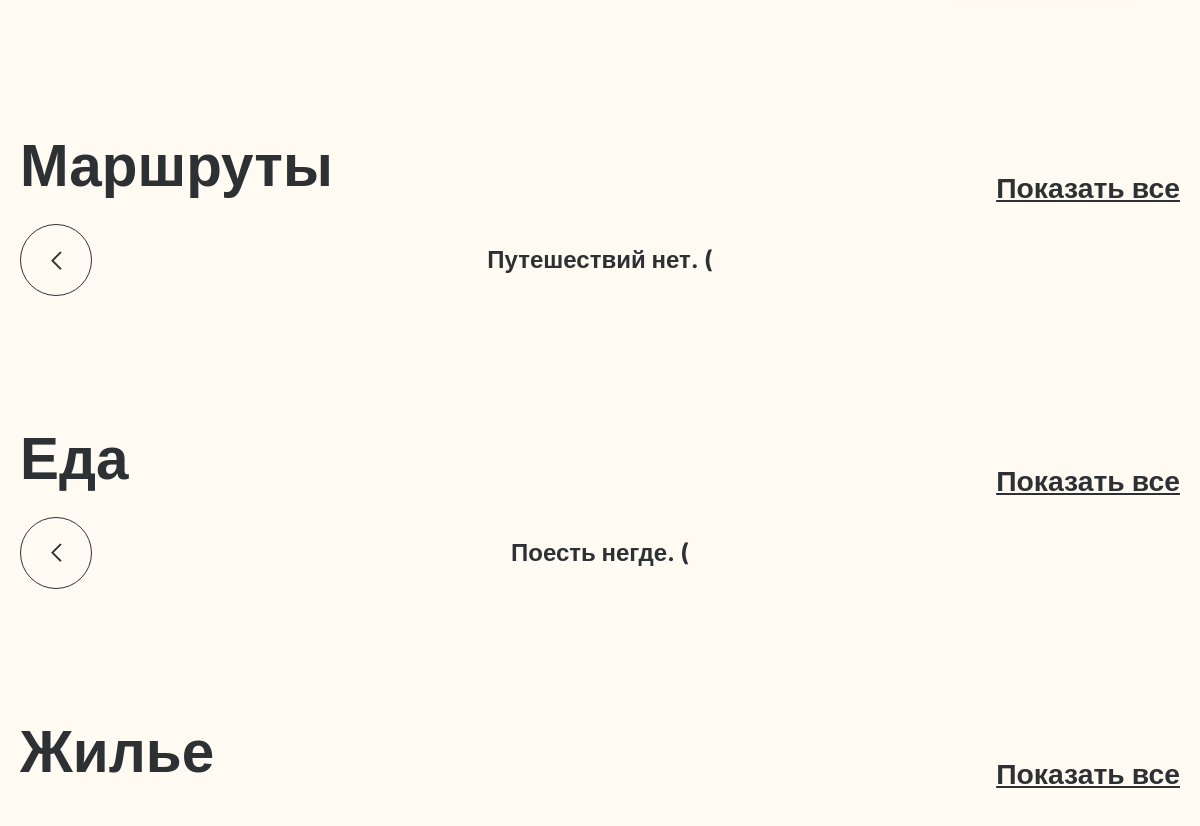
The app's page / (middle part), older data.
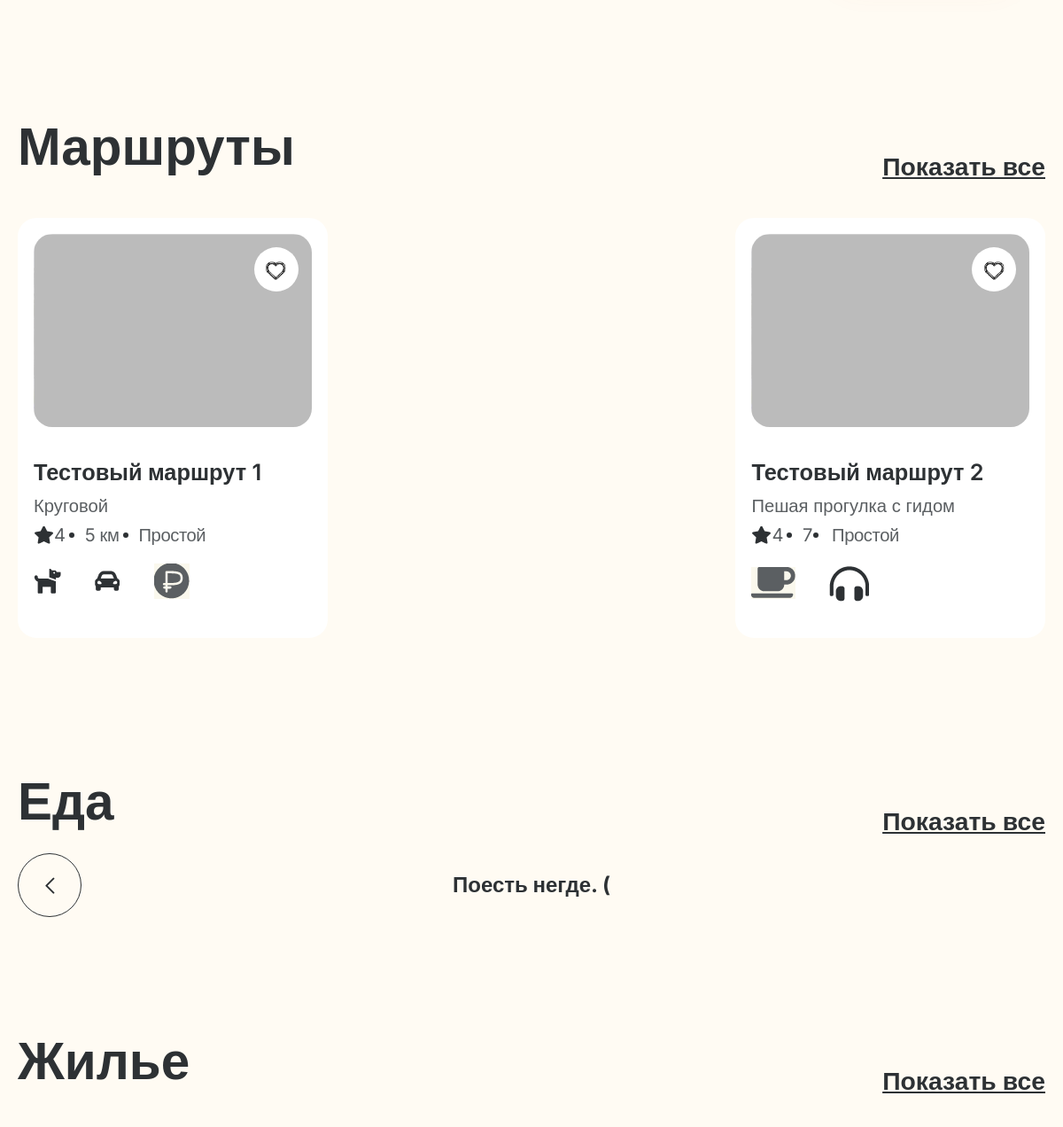
The same page, newer data.
### travels/models.py (models this page shows, shortened)
class Route(models.Model):
    name = models.CharField(unique=False, max_length=100, verbose_name="Название")
    region = models.ForeignKey(Region, on_delete=models.CASCADE, blank=True, null=True, verbose_name="Регион")
    type = models.ForeignKey(RouteType, on_delete=models.CASCADE, verbose_name="Тип маршрута", blank=True, null=True)
    level = models.ForeignKey(Level, on_delete=models.CASCADE, verbose_name="Уровень маршрута", blank=True, null=True)
    rating = models.FloatField(default=4.5, verbose_name="Рейтинг")
    route_len = models.CharField(blank=True, max_length=100, verbose_name="Длина маршрута")
    elevation = models.CharField(blank=True, max_length=100, verbose_name="Подъем")
    video_link = models.CharField(blank=True, max_length=500, verbose_name="Ссылка на видео о маршруте")
    tags = models.ManyToManyField(Tags, through='RouteTags', blank=True, verbose_name="Теги")
    image = models.ImageField(default='blank_preview.png', upload_to='images/', blank=True, verbose_name="Изображение")
    preview_small = models.ImageField(default='blank_preview.png', upload_to='images/small/', blank=True, verbose_name="Превью маленькое")
    preview_big = models.ImageField(default='default_hero.png', upload_to='images/big/', blank=True, verbose_name="Превью большое")
    map_image = models.ImageField(default='default_map.png', upload_to='images/map/', blank=True, verbose_name="Карта")
    exp_points = models.IntegerField(default=0, null=True, verbose_name="Очки опыта")
    bonuses = models.IntegerField(default=0, verbose_name="Бонусы")
    transport = models.ForeignKey(Transport, on_delete=models.CASCADE, blank=True, null=True, verbose_name="Транспорт")
    description_short = models.CharField(blank=True, max_length=100, verbose_name="Краткое описание")
    description = models.TextField(blank=True, verbose_name="Описание")

class RouteType(models.Model):
    type = models.CharField(unique=True, max_length=100, verbose_name="Тип маршрута")
    icon = models.ImageField(upload_to='images/route_icons/', blank=True)
    def __str__(self):
        return f'{self.type}'

class Level(models.Model):
    name = models.CharField(unique=True, max_length=100)
    description = models.TextField(blank=True)
    icon = models.ImageField(upload_to='images/level_icons/', blank=True)
    def __str__(self):
        return f'{self.name}'

class Tags(models.Model):
    name = models.CharField(unique=True, max_length=100)
    description = models.TextField(blank=True)
    icon = models.ImageField(upload_to='images/tag_icons/', blank=True)

### travels/views.py (the view)
# urls.py: path('', RoutesList.as_view(template_name="russpass/index.html"), name='main'),
class RoutesList(ListView):
    model = Route
    context_object_name = 'routes'
    def get_context_data(self, **kwargs):
        context = super().get_context_data(**kwargs)
        context['page_header'] = "Все путешествия"
        context['foods'] = Food.objects.all()
        context['accomodations'] = Accommodation.objects.all()
        return context

### templates/russpass/index.html (shortened to what this page needs)
{% load static %}
{% load i18n %}
<!DOCTYPE html>
<html lang="ru">
<head>
    <link rel="stylesheet" href="{% static 'russpass/css/normalize.css' %}">
    <link rel="stylesheet" href="{% static 'russpass/css/style.css' %}">
</head>
<body>
    <main>
        <section class="marshrut">
            <div class="container container-marshrut">
                <div class="marshrut-content">
                    <div class="group-title group-title-marh">
                        <h2>Маршруты</h2>
                        <a href="{% url 'marshrut' %}" class="group-title__link">Показать все</a>
                    </div>
                    <div class="slider-wrapper ">
                          <div class="list-location carousel">
                            {% if routes %}
                            {% for route in routes %}
                            <div class="card" data-id="1">
                                <div class="image-mask image-mask--hover">
                                    <img src="{{ route.preview_small.url }}" class="card__img" alt="">
                                </div>
                                <a href="/park/{{ route.id }}" class="card__link">
                                    <div class="card__title">{{ route.name }}</div>
                                </a>
                                <div class="card__text">{{ route.type }}</div>
                                <div class="card-lits">
                                    <div class="card-lits__item">
                                        <span class="reiting-card">{{ route.rating }}</span>
                                    </div>
                                    <div class="card-lits__item km-card">{{ route.route_len }}</div>
                                    <div class="card-lits__item level-card">{{ route.level }}</div>
                                </div>
                                <div class="card-group">
                                    {% for tags in route.tags.all|slice:":5" %}
                                    <div class="card-group__link">
                                        <img src="{{ tags.icon.url }}" class="icon-one" alt="">
                                    </div>
                                    {% endfor %}
                                </div>
                                <button type="button" class="like">
                                </button>
                            </div>
                            {% endfor %}
                            {% else %}
                            <h2>&nbsp;</h2> <h2 style="text-align: center;">Путешествий нет. (</h2><h2>&nbsp;</h2>
                            {% endif %}
                        </div>
                        <button type="button" class="prev btn-slider">
                            <svg width="11" height="19" viewBox="0 0 11 19" fill="none"
                                xmlns="http://www.w3.org/2000/svg">
                                <path d="M1.61914 1.33398L9.61914 9.33398L1.61914 17.334" stroke="#2D3134"
                                    stroke-width="2" stroke-linecap="round" stroke-linejoin="round" />
                            </svg>
                        </button>
                    </div>
                </div>
                <div class="marshrut-content marshrut-content--eda" id="eda">
                    <div class="group-title">
                        <h2>Еда</h2>
                        <a href="#" class="group-title__link">Показать все</a>
                    </div>
                    <div class="slider-wrapper">
                       <div class="list-location carousel">
                        {% if foods %}
                        {% for food in foods %}
                        <div class="card" data-id="6">
                            <img src="{{ food.image_preview.url }}" class="card__img" alt="">
                            <a href="#" class="card__link">
                                <div class="card__title">{{ food.name }}</div>
                            </a>
                            <div class="card__text">{{ food.type }}</div>
                            <div class="card-lits">
                                <div class="card-lits__item">
                                    <svg width="23" height="20" viewBox="0 0 23 20" fill="none"
                                        xmlns="http://www.w3.org/2000/svg">
                                        <g clip-path="url(#clip0_178_413)">
                                            <path
                                                d="M10.4141 0.416511L7.8633 5.58839L2.15627 6.42042C1.13283 6.56885 0.722675 7.83057 1.46486 8.55323L5.59377 12.5767L4.61721 18.2603C4.44142 19.2876 5.52346 20.0571 6.42971 19.5767L11.5352 16.8931L16.6406 19.5767C17.5469 20.0532 18.6289 19.2876 18.4531 18.2603L17.4766 12.5767L21.6055 8.55323C22.3477 7.83057 21.9375 6.56885 20.9141 6.42042L15.2071 5.58839L12.6563 0.416511C12.1992 -0.505364 10.875 -0.517083 10.4141 0.416511Z" />
                                        </g>
                                        <defs>
                                            <clipPath id="clip0_178_413">
                                                <rect width="22.5" height="20" fill="white"
                                                    transform="translate(0.285156 -0.279297)" />
                                            </clipPath>
                                        </defs>
                                    </svg>
                                    <span class="reiting-card">{{ food.rating }}</span>
                                </div>
                                <div class="card-lits__item km-card">{{ food.cost|floatformat:0 }} ₽</div>
                                <div class="card-lits__item level-card"></div>
                            </div>
                            <div class="card-group">
                                <div class="card-group__link">
                                    <img src="{% static 'russpass/img/icon/10.png' %}" class="icon-one" alt="">
                                </div>
                                <div class="card-group__link">
                                    <img src="{% static 'russpass/img/icon/2.png' %}" class="icon-two" alt="">
                                </div>
                                <div class="card-group__link">
                                    <img src="{% static 'russpass/img/icon/3.png' %}" class="icon-free" alt="">
                                </div>
                                <div class="card-group__link">
                                    <img src="{% static 'russpass/img/icon/12.png' %}" class="icon-fout" alt="">
                                </div>
                            </div>
                            <button type="button" class="like">
                                <svg width="25" height="32" viewBox="0 0 25 32" fill="none"
                                    xmlns="http://www.w3.org/2000/svg" stroke-width="1">
                                    <g clip-path="url(#clip0_170_1104)">
                                        <path
                                            d="M12.2784 9.17478L11.5154 9.82178L12.2784 10.7218L13.0414 9.82178L12.2784 9.17478ZM12.3084 24.9988L11.6414 25.7448C11.8248 25.9087 12.062 25.9993 12.3079 25.9993C12.5538 25.9993 12.7911 25.9087 12.9744 25.7448L12.3084 25.0008V24.9988ZM13.0414 8.52878C10.7494 5.82578 6.78744 5.00078 3.78944 7.58478L5.09544 9.10078C7.10544 7.36778 9.81044 7.80978 11.5154 9.82178L13.0414 8.52878ZM3.78944 7.58478C0.886443 10.0878 0.466443 14.2958 2.75944 17.2728L4.34444 16.0528C2.70444 13.9228 2.99044 10.9148 5.09444 9.09978L3.79044 7.58478H3.78944ZM21.7964 17.2728C24.0814 14.3078 23.7264 10.0658 20.7564 7.57578L19.4714 9.10878C21.5964 10.8898 21.8624 13.9118 20.2124 16.0528L21.7964 17.2728ZM20.7564 7.57578C17.7264 5.03478 13.8154 5.81578 11.5164 8.52878L13.0414 9.82178C14.7384 7.81978 17.4084 7.37878 19.4714 9.10878L20.7564 7.57578ZM2.76044 17.2728C3.64044 18.4148 5.49044 20.1958 7.25844 21.8198C9.04644 23.4638 10.8434 25.0318 11.6414 25.7448L12.9744 24.2538C12.1504 23.5178 10.3874 21.9788 8.61144 20.3478C6.81544 18.6968 5.09944 17.0328 4.34444 16.0528L2.76044 17.2728ZM12.9744 25.7448C13.7784 25.0268 15.5544 23.4628 17.3314 21.8168C19.0844 20.1918 20.9184 18.4128 21.7964 17.2728L20.2124 16.0528C19.4554 17.0358 17.7524 18.6998 15.9724 20.3498C14.2134 21.9798 12.4594 23.5228 11.6424 24.2538L12.9744 25.7448Z" />
                                        <path
                                            d="M9.64009 7.59766L12.1713 8.71094L13.59 8.20988L15.6764 7.62569L19.5988 8.12642L20.9341 10.185L22.3528 12.8556L21.3792 15.7487L19.0702 19.3651L14.9531 22.7033L13.284 24.4003L11.8096 24.3725L9.44503 22.9537L6.1068 19.8937L3.63095 16.3329L2.76858 13.6901L2.60254 11.2421L4.10439 8.68279L6.66361 7.68133L9.64009 7.59766Z" />
                                    </g>
                                    <defs>
                                        <clipPath id="clip0_170_1104">
                                            <rect width="22" height="20" fill="white"
                                                transform="translate(1.28516 6)" />
                                        </clipPath>
                                    </defs>
                                </svg>
                            </button>
                        </div>
                        {% endfor %}
                        {% else %}
                           <h2>&nbsp;</h2> <h2 style="text-align: center;">Поесть негде. (</h2><h2>&nbsp;</h2>
                        {% endif %}
                        </div>
                        <button type="button" class="prev btn-slider">
                            <svg width="11" height="19" viewBox="0 0 11 19" fill="none"
                                xmlns="http://www.w3.org/2000/svg">
                                <path d="M1.61914 1.33398L9.61914 9.33398L1.61914 17.334" stroke="#2D3134"
                                    stroke-width="2" stroke-linecap="round" stroke-linejoin="round" />
                            </svg>
                        </button>
                    </div>
                </div>
                <div class="marshrut-content marshrut-content--eda" id="gil">
                    <div class="group-title">
                        <h2>Жилье</h2>
                        <a href="#" class="group-title__link">Показать все</a>
                    </div>
                </div>
            </div>
        </section>
    </main>
</body>
</html>

Row changes from the older to the newer data that the page shows:
added Route: preview_small (placeholder picture), name "Тестовый маршрут 1", type "Круговой", rating "4", route_len "5 км", level "Простой"
added Tags: icon (picture), shown under "Тестовый маршрут 1"
added Tags: icon (picture), shown under "Тестовый маршрут 1"
added Tags: icon (picture), shown under "Тестовый маршрут 1"
added Route: preview_small (placeholder picture), name "Тестовый маршрут 2", type "Пешая прогулка с гидом", rating "4", route_len "7", level "Простой"
added Tags: icon (picture), shown under "Тестовый маршрут 2"
added Tags: icon (picture), shown under "Тестовый маршрут 2"
Text that changed along with them:
text no longer shown: "Путешествий нет. ("
